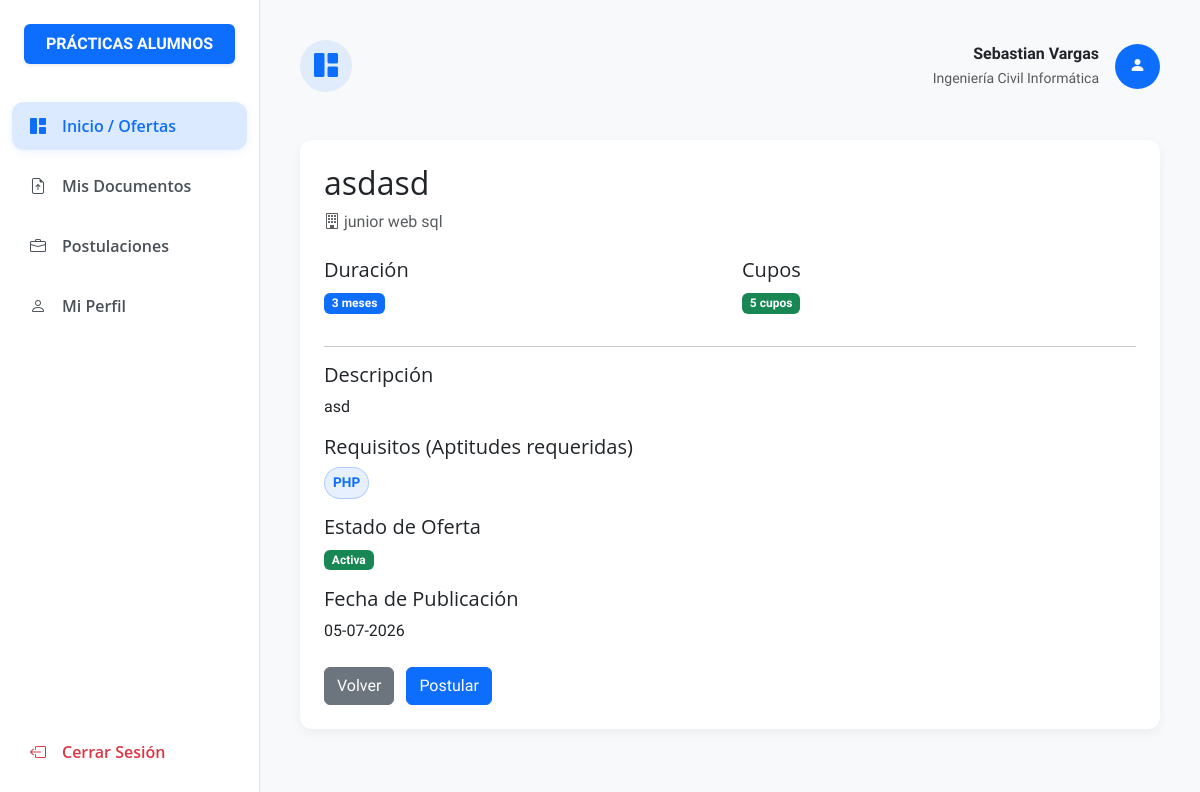
/Inicio/estudiante/inicio.php?pagina=detalle_oferta&id=4 (signed in), run on the app's committed database.
### tables this page shows
CREATE TABLE `estudiante` (
  `id_usuario` int(11) NOT NULL,
  `id_carrera` int(11) NOT NULL,
  `nombre` varchar(100) NOT NULL,
  `apellido` varchar(100) NOT NULL,
  `nivel_curricular` int(11) NOT NULL COMMENT 'Semestre o nivel de avance',
  `habilidades` text DEFAULT NULL COMMENT 'Habilidades declaradas para matching',
  `ramos_aprobados` int(11) NOT NULL COMMENT 'Ramos aprobados, validación BR-04',
  `cv_estudiante` varchar(255) DEFAULT NULL,
  `archivo_cedula` varchar(255) DEFAULT NULL,
  `archivo_alumno_regular` varchar(255) DEFAULT NULL,
  `documentos_aprobados` tinyint(1) DEFAULT 0,
  `motivo_rechazo` varchar(255) DEFAULT NULL,
  PRIMARY KEY (`id_usuario`),
  KEY `id_carrera` (`id_carrera`),
  CONSTRAINT `estudiante_ibfk_1` FOREIGN KEY (`id_usuario`) REFERENCES `usuario` (`id_usuario`),
  CONSTRAINT `estudiante_ibfk_2` FOREIGN KEY (`id_carrera`) REFERENCES `carrera` (`id_carrera`)
);

CREATE TABLE `carrera` (
  `id_carrera` int(11) NOT NULL AUTO_INCREMENT,
  `id_institucion` int(11) NOT NULL,
  `nombre_carrera` varchar(255) NOT NULL,
  `codigo` varchar(20) NOT NULL,
  PRIMARY KEY (`id_carrera`),
  UNIQUE KEY `codigo` (`codigo`),
  KEY `id_institucion` (`id_institucion`),
  CONSTRAINT `carrera_ibfk_1` FOREIGN KEY (`id_institucion`) REFERENCES `institucion` (`id_institucion`)
);

CREATE TABLE `oferta_practica` (
  `id_oferta` int(11) NOT NULL AUTO_INCREMENT,
  `id_carrera` int(11) NOT NULL,
  `id_empresa` int(11) NOT NULL,
  `titulo` varchar(255) NOT NULL,
  `descripcion` text NOT NULL,
  `requisitos` text NOT NULL,
  `cupos` int(11) NOT NULL,
  `duracion_meses` int(11) NOT NULL,
  `estado_oferta` enum('pendiente_aprobacion','activa','rechazada','pausada','cerrada') NOT NULL DEFAULT 'pendiente_aprobacion',
  `fecha_publicacion` timestamp NOT NULL DEFAULT current_timestamp(),
  `fecha_cierre` date DEFAULT NULL,
  PRIMARY KEY (`id_oferta`),
  KEY `id_carrera` (`id_carrera`),
  KEY `id_empresa` (`id_empresa`),
  CONSTRAINT `oferta_practica_ibfk_1` FOREIGN KEY (`id_carrera`) REFERENCES `carrera` (`id_carrera`),
  CONSTRAINT `oferta_practica_ibfk_2` FOREIGN KEY (`id_empresa`) REFERENCES `empresa` (`id_usuario`)
);

CREATE TABLE `empresa` (
  `id_usuario` int(11) NOT NULL,
  `razon_social` varchar(255) NOT NULL,
  `rut_empresa` varchar(12) NOT NULL,
  `direccion` varchar(255) DEFAULT NULL,
  `telefono` varchar(20) DEFAULT NULL,
  `nombre_encargado` varchar(100) DEFAULT NULL,
  `nombre_empresa` varchar(100) NOT NULL,
  PRIMARY KEY (`id_usuario`),
  UNIQUE KEY `rut_empresa` (`rut_empresa`),
  CONSTRAINT `empresa_ibfk_1` FOREIGN KEY (`id_usuario`) REFERENCES `usuario` (`id_usuario`)
);

CREATE TABLE `competencias` (
  `id` int(11) NOT NULL AUTO_INCREMENT,
  `nombre` varchar(100) NOT NULL,
  `id_carrera` int(11) NOT NULL,
  `tipo` enum('técnica','blanda') DEFAULT 'técnica',
  PRIMARY KEY (`id`),
  KEY `id_carrera` (`id_carrera`),
  CONSTRAINT `competencias_ibfk_1` FOREIGN KEY (`id_carrera`) REFERENCES `carrera` (`id_carrera`) ON DELETE CASCADE
);

### Inicio/estudiante/inicio.php (called while the page is built, shortened)
<?php
require_once 'config_estudiante/auth.php';
$paginas_validas = ['dashboard', 'documentos', 'postulaciones', 'perfil', 'detalle_oferta', 'detalle_bitacora'];
$pagina_actual   = isset($_GET['pagina']) && in_array($_GET['pagina'], $paginas_validas, true)
                   ? $_GET['pagina']
                   : 'dashboard';
require_once 'config_estudiante/header.php';
require_once "paginas/{$pagina_actual}.php";
require_once 'config_estudiante/footer.php';
?>

### Inicio/estudiante/config_estudiante/auth.php (called while the page is built, shortened)
<?php
require_once __DIR__ . '/../../../conexion.php';
$id_estudiante = $_SESSION['id_usuario'];
$sqlEstudiante = "
    SELECT e.*, c.nombre_carrera
    FROM estudiante e
    INNER JOIN carrera c
    ON e.id_carrera = c.id_carrera
    WHERE e.id_usuario = $id_estudiante
";
$resEstudiante = mysqli_query($conexion, $sqlEstudiante);
$estudiante = mysqli_fetch_assoc($resEstudiante);
?>

### Inicio/estudiante/paginas/detalle_oferta.php (the view, shortened to what this page needs)
<?php
$id_oferta = (int)$_GET['id'];
$sql = "
SELECT o.*, e.nombre_empresa
FROM oferta_practica o
INNER JOIN empresa e
ON o.id_empresa = e.id_usuario
WHERE o.id_oferta = $id_oferta
AND o.estado_oferta = 'activa'
";
$resultado = mysqli_query($conexion, $sql);
$oferta = $resultado ? mysqli_fetch_assoc($resultado) : null;
$sqlExiste = "
SELECT *
FROM postulacion
WHERE id_estudiante = $id_estudiante
AND id_oferta = $id_oferta
";
$resExiste = mysqli_query($conexion, $sqlExiste);
$yaPostulo = $resExiste && mysqli_num_rows($resExiste) > 0;
$sqlActiva = "
SELECT estado_practica
FROM practica
WHERE id_estudiante = $id_estudiante
AND estado_practica IN ('asignado', 'en_curso', 'informe_entregado', 'evaluado')
LIMIT 1
";
$resActiva = mysqli_query($conexion, $sqlActiva);
$tieneActiva = $resActiva && mysqli_num_rows($resActiva) > 0;
$sqlCV = "SELECT cv_estudiante, documentos_aprobados FROM estudiante WHERE id_usuario = $id_estudiante LIMIT 1";
$resCV = mysqli_query($conexion, $sqlCV);
$estCV = mysqli_fetch_assoc($resCV);
$cvEstudiante = $estCV['cv_estudiante'] ?? '';
$tieneCV = !empty($cvEstudiante);
$docsAprobados = ($estCV['documentos_aprobados'] ?? 0) == 1;
?>
<div class="card card-custom">
    <div class="card-body p-4">
        <h2 class="mb-2"><?php echo htmlspecialchars($oferta['titulo']); ?></h2>
        <p class="text-muted mb-4">
            <i class="bi bi-building"></i>
            <?php echo htmlspecialchars($oferta['nombre_empresa']); ?>
        </p>
        <div class="row">
            <div class="col-md-6 mb-3">
                <h5>Duración</h5>
                <span class="badge bg-primary">
                    <?php echo htmlspecialchars($oferta['duracion_meses']); ?> meses
                </span>
            </div>
            <div class="col-md-6 mb-3">
                <h5>Cupos</h5>
                <span class="badge bg-success">
                    <?php echo htmlspecialchars($oferta['cupos']); ?> cupos
                </span>
            </div>
        </div>
        <hr>
        <h5>Descripción</h5>
        <p><?php echo nl2br(htmlspecialchars($oferta['descripcion'])); ?></p>
        <h5>Requisitos (Aptitudes requeridas)</h5>
        <div class="d-flex flex-wrap gap-2 mb-3">
            <?php
                $res_comps = mysqli_query($conexion, "SELECT c.nombre FROM oferta_competencias oc INNER JOIN competencias c ON oc.id_competencia = c.id WHERE oc.id_oferta = " . $id_oferta);
                if (mysqli_num_rows($res_comps) > 0) {
                    while ($comp = mysqli_fetch_assoc($res_comps)) {
                        echo '<span class="badge bg-primary bg-opacity-10 text-primary border border-primary border-opacity-25 rounded-pill p-2" style="font-size: 0.85rem;">' . htmlspecialchars($comp['nombre']) . '</span>';
                    }
                } else {
                    echo '<span class="text-muted small">No se especificaron aptitudes requeridas.</span>';
                }
            ?>
        </div>
        <h5>Estado de Oferta</h5>
        <p>
            <span class="badge bg-success">
                <?php echo htmlspecialchars(ucfirst($oferta['estado_oferta'])); ?>
            </span>
        </p>
        <h5>Fecha de Publicación</h5>
        <p><?php echo date("d-m-Y", strtotime($oferta['fecha_publicacion'])); ?></p>
        <div class="mt-4">
            <a href="inicio.php?pagina=dashboard" class="btn btn-secondary me-2">Volver</a>
            <?php if ($oferta['estado_oferta'] == 'cerrada') { ?>
                <button class="btn btn-danger" disabled>Oferta Cerrada</button>
            <?php } elseif ($tieneActiva) { ?>
                <button class="btn btn-warning text-dark" disabled><i class="bi bi-lock-fill me-1"></i>Práctica en Curso</button>
            <?php } elseif (!$tieneCV) { ?>
                <button class="btn btn-danger" disabled><i class="bi bi-file-earmark-pdf-fill me-1"></i>Sube tu CV para postular</button>
            <?php } elseif (!$docsAprobados) { ?>
                <button class="btn btn-danger" disabled><i class="bi bi-shield-lock-fill me-1"></i>Falta Validación Académica</button>
            <?php } elseif (!$yaPostulo) { ?>
                <form method="POST" class="d-inline">
                    <button type="submit" name="postular" class="btn btn-primary">Postular</button>
                </form>
            <?php } else { ?>
                <button class="btn btn-success" disabled>Ya postulaste</button>
            <?php } ?>
        </div>
    </div>
</div>

### Inicio/estudiante/config_estudiante/header.php (shortened to what this page needs)
<?php
$pagina_actual = isset($pagina_actual) ? $pagina_actual : 'dashboard';
?>
<!DOCTYPE html>
<html lang="es">
<head>
    <link href="https://cdn.jsdelivr.net/npm/bootstrap@5.3.0/dist/css/bootstrap.min.css" rel="stylesheet">
    <link rel="stylesheet" href="https://cdn.jsdelivr.net/npm/bootstrap-icons@1.11.1/font/bootstrap-icons.css">
    <link rel="stylesheet" href="../../assets/css/base.css">
</head>
<body>
    <div class="sidebar d-flex flex-column">
        <div class="p-4 mb-2">
            <div class="bg-primary text-white p-2 rounded text-center fw-bold shadow-sm">
                PRÁCTICAS ALUMNOS
            </div>
        </div>
        <nav class="nav flex-column flex-grow-1">
            <a class="nav-link fw-semibold <?= ($pagina_actual == 'dashboard' || $pagina_actual == 'detalle_oferta') ? 'active' : ''; ?>"
                href="inicio.php?pagina=dashboard">
                <i class="bi bi-grid-1x2-fill me-2"></i>Inicio / Ofertas
            </a>
            <a class="nav-link fw-semibold <?= ($pagina_actual == 'documentos') ? 'active' : ''; ?>"
                href="inicio.php?pagina=documentos">
                <i class="bi bi-file-earmark-arrow-up me-2"></i> Mis Documentos
            </a>
            <a class="nav-link fw-semibold <?= ($pagina_actual == 'postulaciones') ? 'active' : ''; ?>"
                href="inicio.php?pagina=postulaciones">
                <i class="bi bi-briefcase me-2"></i> Postulaciones
            </a>
            <a class="nav-link fw-semibold <?= ($pagina_actual == 'perfil') ? 'active' : ''; ?>"
                href="inicio.php?pagina=perfil">
                <i class="bi bi-person me-2"></i> Mi Perfil
            </a>
            <a class="nav-link fw-semibold text-danger mt-auto mb-4" href="logout.php">
                <i class="bi bi-box-arrow-left me-2"></i> Cerrar Sesión
            </a>
        </nav>
    </div>
    <main class="main-content">
        <header class="d-flex justify-content-between align-items-center mb-5">
            <div class="d-flex align-items-center gap-3">
    <div class="bg-primary bg-opacity-10 rounded-circle d-flex align-items-center justify-content-center"
         style="width:52px;height:52px;">
        <i class="bi bi-grid-1x2-fill text-primary fs-4"></i>
    </div>
</div>
            <div class="d-flex align-items-center">
                <div class="text-end me-3 d-none d-md-block">
                    <p class="mb-0 fw-bold">
                        <?= htmlspecialchars(($estudiante['nombre'] ?? '') . ' ' . ($estudiante['apellido'] ?? '')); ?>
                    </p>
                    <small class="text-muted"><?= htmlspecialchars($estudiante['nombre_carrera'] ?? ''); ?></small>
                </div>
                <div class="bg-primary text-white rounded-circle d-flex align-items-center justify-content-center"
                    style="width: 45px; height: 45px;">
                    <i class="bi bi-person-fill"></i>
                </div>
            </div>
        </header>

### assets/css/base.css (style rules this page uses)
h1, h2, h3, h4, h5, a, button { font-family: "Open sans", sans-serif; }
p, span, input, body { font-family: "Raleway", sans-serif; }
:root { --sidebar-width: 260px; --primary-blue: #0d6efd; --bg-gray: #f8f9fa; }
body { background-color: var(--bg-gray); }
.sidebar { width: var(--sidebar-width); height: 100vh; position: fixed; background: white; border-right: 1px solid #dee2e6; z-index: 1000; }
.main-content { margin-left: var(--sidebar-width); padding: 40px; }
.nav-link { color:#495057; padding:12px 18px; margin:6px 12px; border-radius:12px; display:flex; align-items:center; gap:8px; font-weight:600; transition:all .2s ease; }
.nav-link.active { background:#dbeafe; color:#0d6efd; font-weight:700; box-shadow:0 2px 8px rgba(13,110,253,.08); }
.nav-link.active i { color:#0d6efd; }
.card-custom { border: none; border-radius: 12px; box-shadow: 0 4px 12px rgba(0, 0, 0, 0.05); }

### data on the page
estudiante: nombre+apellido "Sebastian Vargas", id_carrera.nombre_carrera "Ingeniería Civil Informática"
oferta_practica: titulo "asdasd", id_empresa.nombre_empresa "junior web sql", duracion_meses "3", cupos "5", descripcion "asd", estado_oferta "Activa", fecha_publicacion "05-07-2026"
competencias: nombre "PHP"
